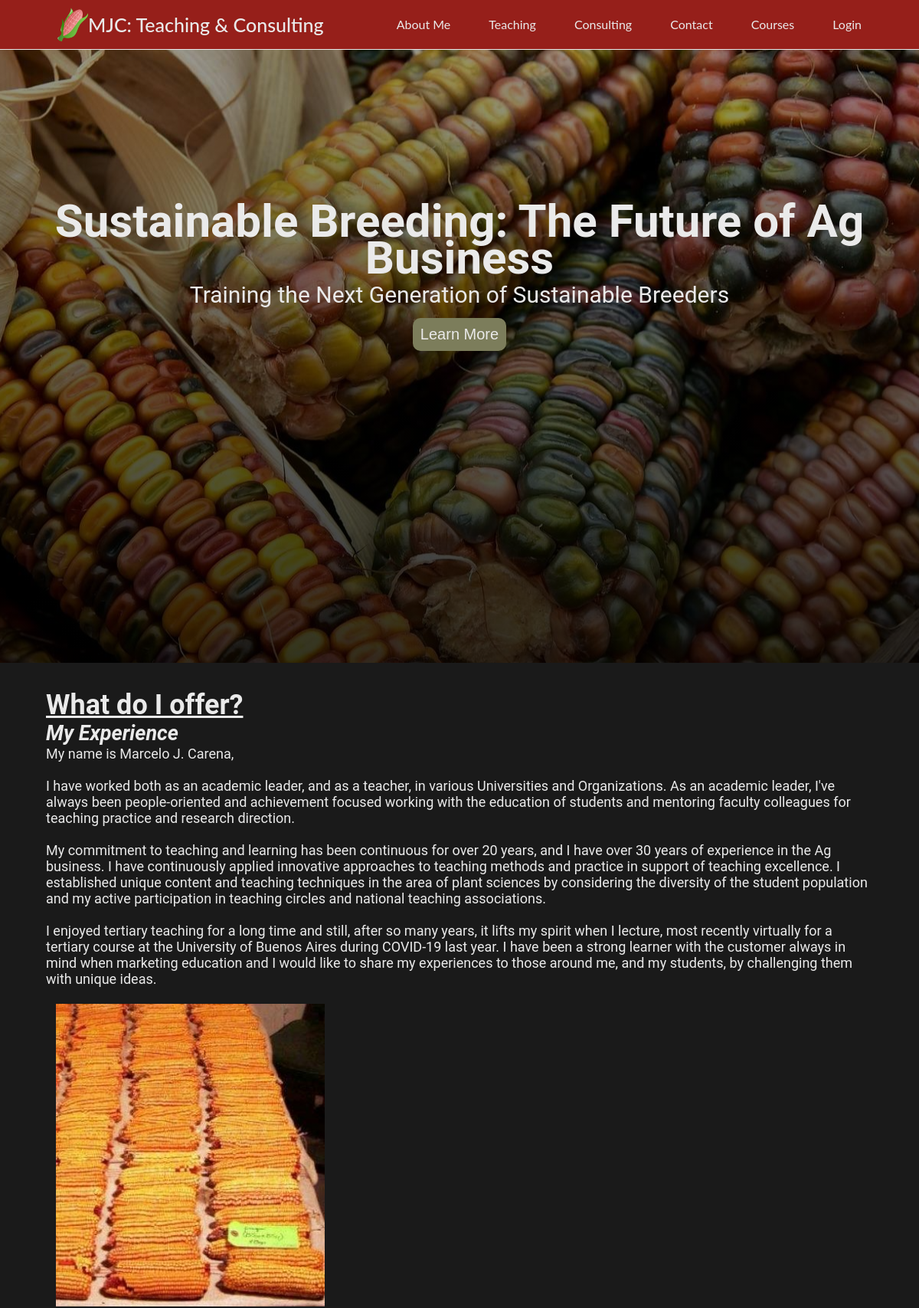
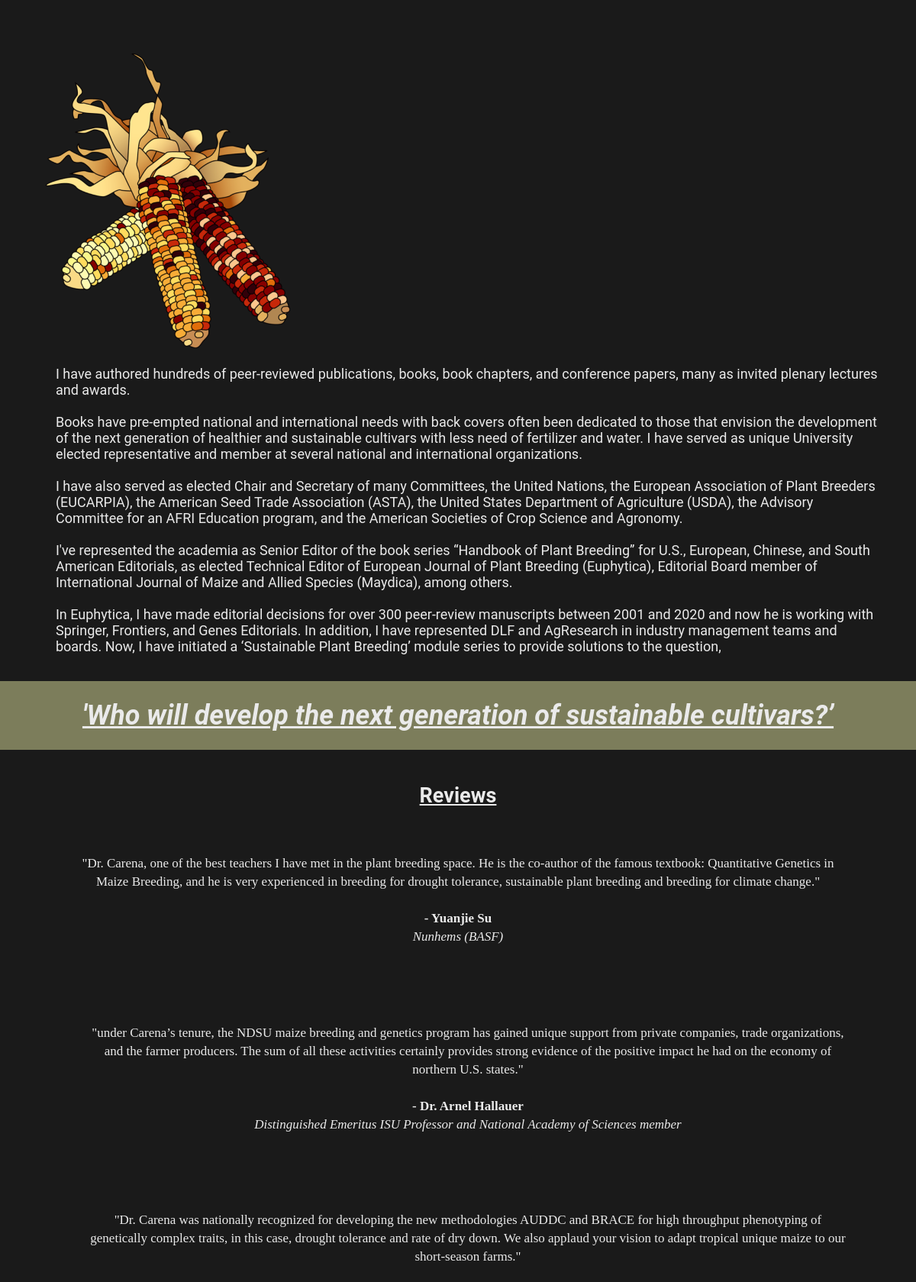
The page / (upper part) on the database its author committed (2 pictures, top to bottom).
### tables this page shows
CREATE TABLE `pages` (
  `id` int(11) NOT NULL,
  `pagenum` int(11) NOT NULL,
  `title1` varchar(100) DEFAULT NULL,
  `para1` text DEFAULT NULL,
  `img1` varchar(20) DEFAULT NULL,
  `title2` varchar(100) DEFAULT NULL,
  `para2` text DEFAULT NULL,
  `img2` varchar(20) DEFAULT NULL,
  `title3` varchar(100) DEFAULT NULL,
  `para3` text DEFAULT NULL,
  `para4` text NOT NULL,
  `para5` text NOT NULL,
  `para6` text NOT NULL,
  `para7` text NOT NULL,
  `para8` text NOT NULL,
  `img3` varchar(20) DEFAULT NULL,
  `title4` varchar(100) DEFAULT NULL,
  `reviewtext1` text DEFAULT NULL,
  `reviewtext2` text DEFAULT NULL,
  `reviewtext3` text DEFAULT NULL,
  `reviewtext4` text DEFAULT NULL
);

### index.php (the view, shortened to what this page needs)
<!DOCTYPE html>
<html lang="en">
    <head>
        <link rel="stylesheet" href="css/style.css" />
    </head>
<?php
include 'setup.php';
$sql = "Select title1, para1, img1, para2, img2, para3, title4, reviewtext1, reviewtext2, reviewtext3, reviewtext4 from pages where pagenum=1";
$result = $conn->query($sql);
if ($result->num_rows > 0) {
    while ($row = $result->fetch_assoc()) {
        $title1 = $row["title1"];
        $para1 = $row["para1"];
        $img1 = $row["img1"];
        $para2 = $row["para2"];
        $img2 = $row["img2"];
        $para3 = $row["para3"];
        $title4 = $row["title4"];
        $reviewtext1 = $row["reviewtext1"];
        $reviewtext2 = $row["reviewtext2"];
        $reviewtext3 = $row["reviewtext3"];
    }
} else {
    echo "0 results";
}
?>
    <body>
        <?php include 'components/header.php'; ?>
        <?php include 'components/hero.php'; ?>
        <div class="section">
                <div class="col span_2_of_3">
                    <h1><u><?php print $title1; ?></u></h1>
                        <?php print $para1; ?>
                </div>
                <div class="col span_1_of_3">
                    <img class="home-img" src="images/<?php print $img1; ?>" alt="photo of corn on a table">
                </div>
        </div>
        <div class="section">
                <div class="col span_1_of_3">
                    <img class="home-img-2" src="images/<?php print $img2; ?>" alt="graphic design of colored corn">
                </div>
                <div class="col span_2_of_3">
                    <?php print $para2; ?>
                </div>
            </div>
        <div class="home-impact-section col span_3_of_3">
                <div>
                    <?php print $para3; ?>
                </div>
            </div>
        <div class="section">
            <div class="home-review-title span_3_of_3">
                <?php print $title4; ?>
            </div>
            <div>
                <div class="review col span_1_of_4">
                    <?php print $reviewtext1; ?>
                </div>
                <div class="review col span_1_of_4">
                    <?php print $reviewtext2; ?>
                </div>
                <div class="review col span_1_of_4">
                    <?php print $reviewtext3; ?>
                </div>
            </div>
        </div>
    </body>
        <?php include 'components/footer.php'; ?>
</html>

### css/style.css (style rules this page uses)
:root { --dl-color-paleyellow: #fffef3ff; --dl-color-red: #961f1aff; --dl-color-grey: #cbcbcbff; --dl-color-black: #1a1a1aff; --dl-color-green: #7c7d5bff; --dl-color-white: #eaeaeaff; }
* { margin: 0; padding: 0; box-sizing: border-box; }
.home-img { width: 100%; }
.section { clear: both; padding: 0px; margin: 0px; width: 100%; height: auto; background-color: var(--dl-color-black); padding-left: 5%; padding-right: 5%; overflow: hidden; padding-top: 2%; padding-bottom: 2%; }
.col { display: block; float: left; margin: 1% 0 1% 1.2%; }
.col:first-child { margin-left: 0; }
.span_3_of_3 { width: 100%; font-size: 1.8rem; font-family: "Roboto", sans-serif; color: var(--dl-color-white); padding: 1rem; }
.span_2_of_3 { width: 66.26%; font-size: 1.8rem; font-family: "Roboto", sans-serif; text-align: left; color: var(--dl-color-white); }
.span_1_of_3 { width: 32.53%; }
.span_1_of_4 { width: 24.1%; }
body { width: 100%; height: 100%; }
html { font-size: 62.5%; }
.home-impact-section { clear: both; padding: 0px; margin: 0px; background-color: var(--dl-color-green); width: 100%; color: var(--dl-color-white); text-align: center; padding-top: 2%; padding-bottom: 2%; font-size: 2.4rem; font-family: "Roboto", sans-serif; font-style: italic; }
.home-review-title { padding-top: 2rem; font-size: 1.8rem; font-family: "Roboto", sans-serif; text-align: center; color: var(--dl-color-white); }
.review { font-size: 1.7rem; color: var(--dl-color-white); line-height: 2.4rem; text-align: center; padding: 4rem 4rem 4rem 4rem; overflow: hidden; }
@media only screen and (max-width: 1200px) { .span_1_of_4 { width: 100%; } }
@media only screen and (max-width: 1200px) { .span_2_of_3 { width: 100%; } }
@media only screen and (max-width: 1200px) { .home-img { width: 100%; } }

### rows shown on the page
pages: title1 "What do I offer?", para1 "My Experience My name is Marcelo J. Carena, I have worked both as an academic leader, and as a teacher, in various Universities and Organizations. As an academic leader, I've always been people-oriented and achievement focused working with the education of students and mentoring faculty colleagues for teaching practice and research direction. My commitment to teaching and learning has been continuous for over 20 years, and I have over 30 years of experience in the Ag business. I have continuously applied innovative approaches to teaching methods and practice in support of teaching excellence. I established unique content and teaching techniques in the area of plant sciences by considering…", img1 (picture), img2 (picture), para2 "I have authored hundreds of peer-reviewed publications, books, book chapters, and conference papers, many as invited plenary lectures and awards. Books have pre-empted national and international needs with back covers often been dedicated to those that envision the development of the next generation of healthier and sustainable cultivars with less need of fertilizer and water. I have served as unique University elected representative and member at several national and international organizations. I have also served as elected Chair and Secretary of many Committees, the United Nations, the European Association of Plant Breeders (EUCARPIA), the American Seed Trade Association (ASTA), the…", para3 "'Who will develop the next generation of sustainable cultivars?’", title4 "Reviews", reviewtext1 "\"Dr. Carena, one of the best teachers I have met in the plant breeding space. He is the co-author of the famous textbook: Quantitative Genetics in Maize Breeding, and he is very experienced in breeding for drought tolerance, sustainable plant breeding and breeding for climate change.\" - Yuanjie Su Nunhems (BASF)", reviewtext2 "\"under Carena’s tenure, the NDSU maize breeding and genetics program has gained unique support from private companies, trade organizations, and the farmer producers. The sum of all these activities certainly provides strong evidence of the positive impact he had on the economy of northern U.S. states.\" - Dr. Arnel Hallauer Distinguished Emeritus ISU Professor and National Academy of Sciences member", reviewtext3 "\"Dr. Carena was nationally recognized for developing the new methodologies AUDDC and BRACE for high throughput phenotyping of genetically complex traits, in this case, drought tolerance and rate of dry down. We also applaud your vision to adapt tropical unique maize to our short-season farms.\""
